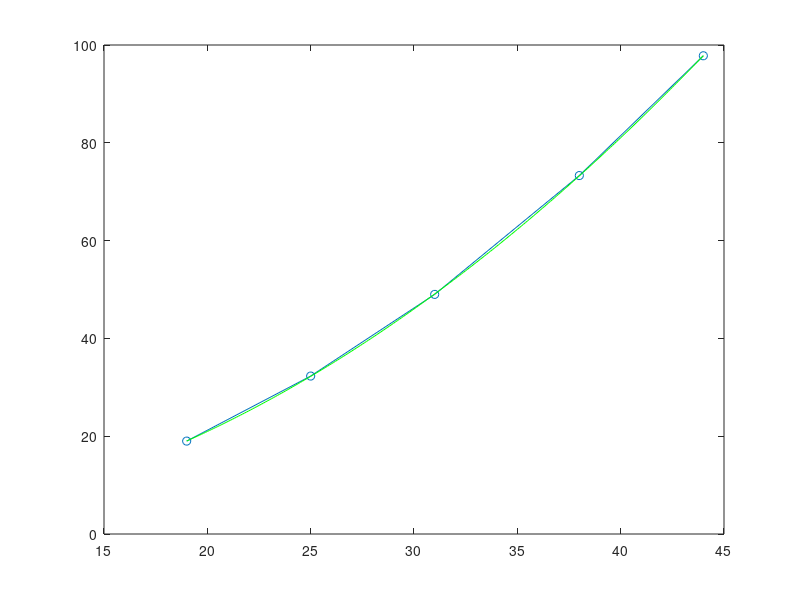

Reproduce this figure in MATLAB.
% 定义自变量x的观测值
x=[19     25    31     38    44]';

% 定义因变量y的观测值
y=[19.0   32.3   49.0   73.3   97.8]';

% 构建三次多项式设计矩阵，包含常数项、x、x²和x³
% [1, x, x², x³]
r=[ones(5,1), x, x.^2, x.^3];

% 使用最小二乘法求解三次多项式回归系数
% ab = [a, b, c, d]，对应：y = a + b·x + c·x² + d·x³
ab=r\y

% 生成连续的x值用于绘制拟合曲线
x0=19:0.1:44;

% 根据三次多项式系数计算对应的y值
y0=ab(1)+ab(2)*x0+ab(3)*x0.^2+ab(4)*x0.^3;

% 绘制原始数据点和三次多项式拟合曲线
plot(x,y,'o-',x0,y0,'g')

% 输出三次多项式回归分析结果
fprintf('三次多项式回归系数ab的结果:\n');
fprintf('a = %.4f\n', ab(1));
fprintf('b = %.4f\n', ab(2));
fprintf('c = %.4f\n', ab(3));
fprintf('d = %.4f\n', ab(4));
fprintf('拟合函数为: y = %.4f + %.4f·x + %.4f·x² + %.4f·x³\n', ab(1), ab(2), ab(3), ab(4));
